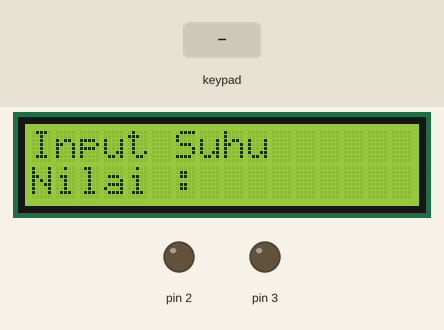
This sketch was run on a simulated Arduino Uno, built with avr-gcc and run on an emulated ATmega328P. Parts: 16×2 character LCD, output pins drawn as LEDs (lit = HIGH). The test bench sets the inputs (shaded band). What the sketch prints to the serial monitor is not drawn.

Above: at 1.2 s.
1.3 s: keypad keys 1 1 1 0 9 8 # pressed 0.4 s apart
At 4.1 s:
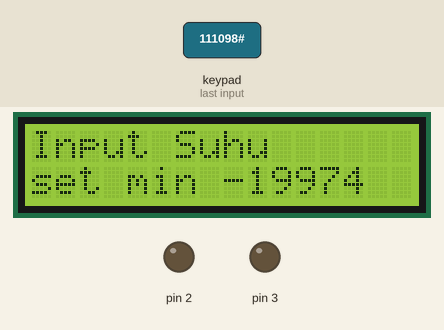
5.6 s: key '#' pressed
At 6.5 s:
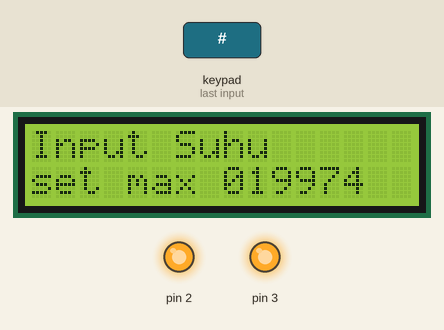
7.1 s: keypad keys 7 6 5 4 # pressed 0.4 s apart
At 10.1 s:
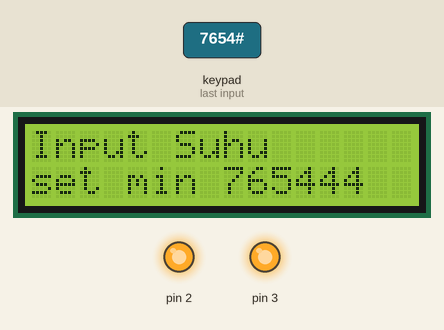
10.6 s: keypad keys 1 1 1 0 9 8 * pressed 0.4 s apart
At 13.7 s:
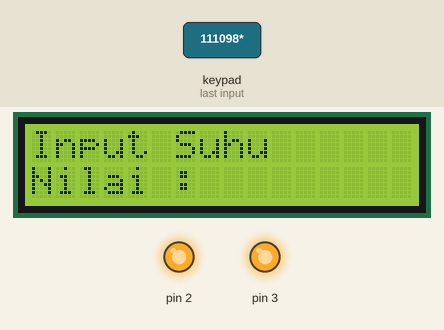
14.9 s: key '1' pressed
At 15.7 s:
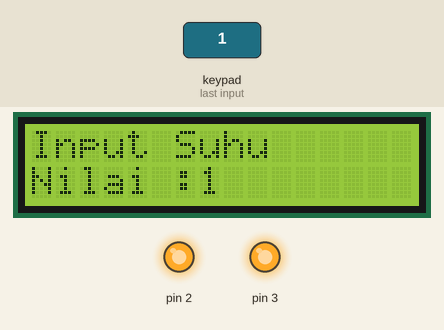
Timing chart, 0 to 17.4 s (numbered marks = the images above; inputs shaded):
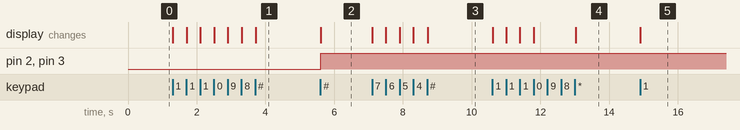

Measured:
- after the input at 1.3 s, the display: first changes at once (image 1 shows a later state)
- after the input at 5.6 s, pin 2, pin 3: LOW → HIGH at once; the display: changes at once (image 2)
- after the input at 7.1 s, the display: first changes at once (image 3 shows a later state)
- after the input at 10.6 s, the display: first changes at once (image 4 shows a later state)
- after the input at 14.9 s, the display: changes at once (image 5)

The sketch:

keypad-LCD.ino
```cpp
#include <Wire.h>
#include <LiquidCrystal_I2C.h>
#include <Keypad.h>

const byte rows = 4;
const byte cols = 4;

char keys[rows][cols] = {
  {'1','2','3','A'},
  {'4','5','6','B'},
  {'7','8','9','C'},
  {'*','0','#','D'}
};

byte rowPins[rows] = {11,10,9,8};
byte colPins[cols] = {7,6,5,4};

Keypad keypad = Keypad(makeKeymap(keys), rowPins, colPins, rows, cols);
LiquidCrystal_I2C lcd(0x27,16,2);  // set the LCD address to 0x27 for a 16 chars and 2 line display

int MIN = 0;
int MAX = 0;
char stringAngka[17];
int indexKeypad = 0;

void setup()
{
  lcd.begin();                      // initialize the lcd
  //lcd.init();
  Serial.begin(9600);
  // Print a message to the LCD.
  lcd.backlight();
  pinMode(2, OUTPUT);
  pinMode(3, OUTPUT);
  lcd.setCursor(0,0);
  lcd.print("Input Suhu");
  lcd.setCursor(0,1);
  lcd.print("Nilai :");
  //lcd.print("You Pressed:");

}

void loop(){
   MIN = GetNumber();
   lcd.setCursor(0,1);
   lcd.print("set min ");
   lcd.setCursor(8,1);
   lcd.print(MIN);
   Serial.print ("Data Suhu Minimal = ");
   Serial.print (MIN);
   MAX = GetNumber();
   lcd.setCursor(0,1);
   lcd.print("set max ");
   lcd.setCursor(8,1);
   lcd.print(MAX);
   Serial.print ("Data Suhu Maximal = ");
   Serial.print (MAX);

   if(MAX == 20)
   {
    digitalWrite(2,LOW);
    delay(3000);
    digitalWrite(2,HIGH);
    }
   else
   {digitalWrite(2,HIGH);
    }
   if(MIN == 10)
   {
    digitalWrite(3,LOW);
    delay(3000);
    digitalWrite(3,HIGH);
    }
   else{digitalWrite(3,HIGH);
    }
}

int GetNumber()
{
   int num = 0;
   char key = keypad.getKey();
   while(key != '#')
   {
      switch (key)
      {
         case NO_KEY:
            break;

         case '0': case '1': case '2': case '3': case '4':
         case '5': case '6': case '7': case '8': case '9':
          if (!indexKeypad)
          {
          lcd.setCursor(8,1);
          }
          stringAngka[indexKeypad++] = key;


            lcd.print(key);
            //num = key - '0';
            num = num * 10 + (key - '0');
            break;

         case '*':
            num = 0;
            lcd.clear();
            lcd.setCursor(0,0);
            lcd.print("Input Suhu");
            lcd.setCursor(0,1);
            lcd.print("Nilai :");


            break;
      }

      key = keypad.getKey();
   }

   return num;
}
```
